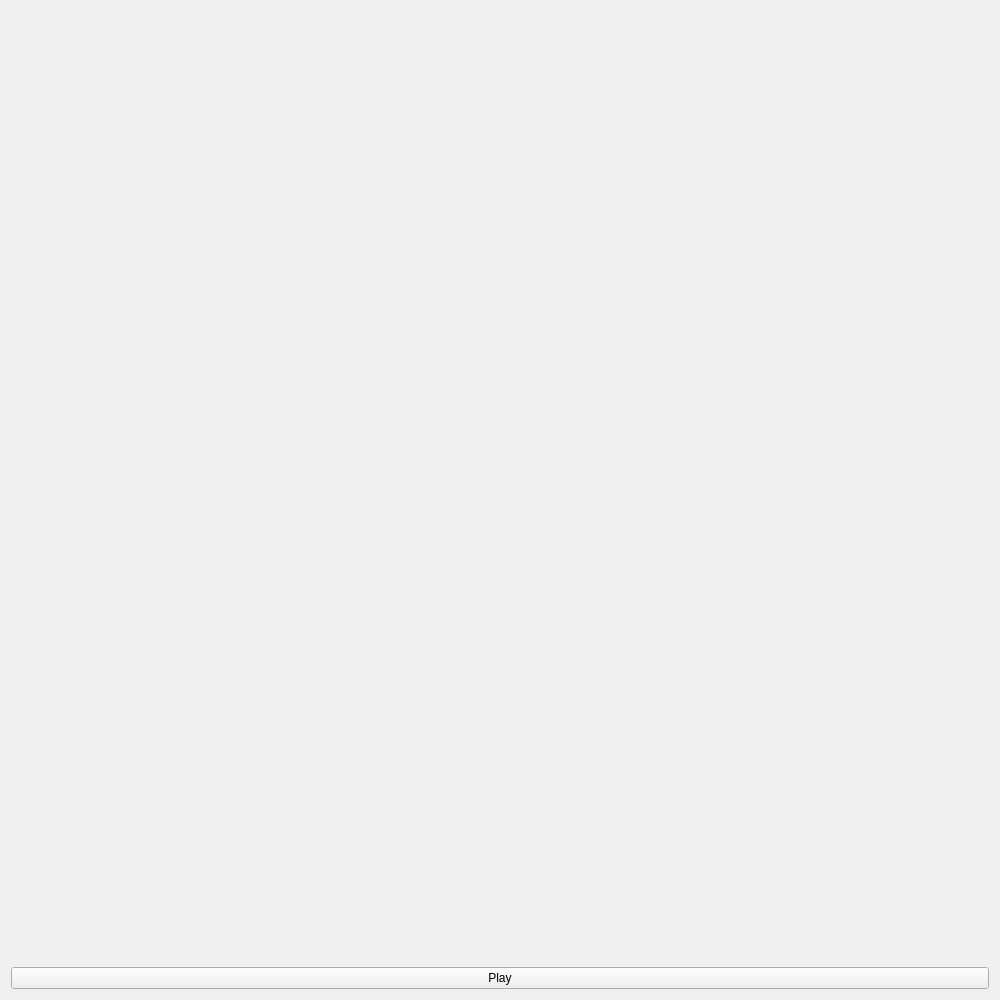
<?xml version="1.0" encoding="UTF-8"?>
<ui version="4.0">
 <class>Widget</class>
 <widget class="QWidget" name="Widget">
  <property name="geometry">
   <rect>
    <x>0</x>
    <y>0</y>
    <width>1000</width>
    <height>1000</height>
   </rect>
  </property>
  <property name="windowTitle">
   <string>Widget</string>
  </property>
  <layout class="QVBoxLayout" name="verticalLayout">
   <item>
    <spacer name="verticalSpacer">
     <property name="orientation">
      <enum>Qt::Vertical</enum>
     </property>
     <property name="sizeHint" stdset="0">
      <size>
       <width>20</width>
       <height>40</height>
      </size>
     </property>
    </spacer>
   </item>
   <item>
    <widget class="QPushButton" name="pushButton">
     <property name="text">
      <string>Play</string>
     </property>
    </widget>
   </item>
  </layout>
 </widget>
 <layoutdefault spacing="6" margin="11"/>
 <resources/>
 <connections/>
</ui>
